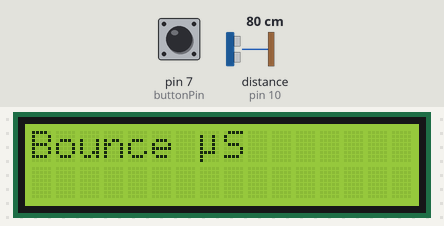
A sketch run on a simulated Arduino Uno, built with avr-gcc and run on an emulated ATmega328P. Parts: 16×2 character LCD. The inputs (shaded band) are chosen by the test bench; at power-on: pin 7 (buttonPin) LOW, distance to the obstacle (sensor on pin 10) 80 cm. The echo pulse lasts 58.3 µs per cm; what the sketch prints to the serial monitor is not drawn.

Above: at 1.2 s.
1.3 s: pin 7 (buttonPin) pulled HIGH for 0.15 s
At 2.0 s:
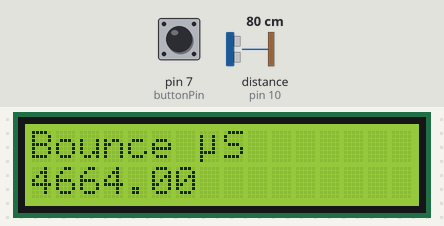
Timing chart, 0 to 4.3 s (numbered marks = the images above; inputs shaded):
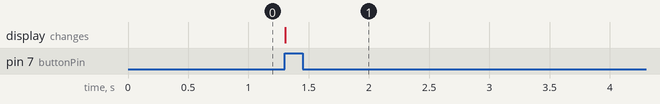

The sketch:

sonarTimer.ino
```cpp
// include the library code:
#include <LiquidCrystal.h>

// initialize the library by associating any needed LCD interface pin
// with the arduino pin number it is connected to
const int rs = 12, en = 11, d4 = 5, d5 = 4, d6 = 3, d7 = 2;
LiquidCrystal lcd(rs, en, d4, d5, d6, d7);

//distance sensor setup
const int trigPin = 9;
const int echoPin = 10;
float duration, distance;
//button setup
const int buttonPin = 7;
int buttonState = 0;  // variable for reading the pushbutton status
byte customChar[8] = {
	0b00000,
	0b10010,
	0b10010,
	0b10010,
	0b10010,
	0b11110,
	0b10000,
	0b10000
};


void setup() {
  pinMode(buttonPin, INPUT);
  pinMode(trigPin, OUTPUT);
	pinMode(echoPin, INPUT);
	Serial.begin(9600);
  // set up the LCD's number of columns and rows:
  lcd.begin(16, 2);
  // Print a message to the LCD.
  lcd.createChar(0, customChar); // create a new custom character
  lcd.setCursor(0, 0); // move cursor to (8, 0)
  lcd.print("Bounce ");
  lcd.write((byte)0);  // print the custom char at (8, 0)
  lcd.print("S");
}

void Bounce() {
  digitalWrite(trigPin, LOW);
	delayMicroseconds(2);
	digitalWrite(trigPin, HIGH);
	delayMicroseconds(10);
	digitalWrite(trigPin, LOW);
  duration = pulseIn(echoPin, HIGH);
  // set the cursor to column 0, line 1
  // (note: line 1 is the second row, since counting begins with 0):
  lcd.setCursor(0, 1);
  // print the number of micro-seconds for bounce:
  lcd.print(duration);
  Serial.println(duration);
}

void loop() {
  // read the state of the pushbutton value:
  buttonState = digitalRead(buttonPin);

  // check if the pushbutton is pressed. If it is, the buttonState is HIGH:
  if (buttonState == HIGH) {
    // turn LED on:
    Bounce();
    delay(500);
  }
}
```

Measured:
- after the input at 1.3 s, the display: changes at once (image 1)
